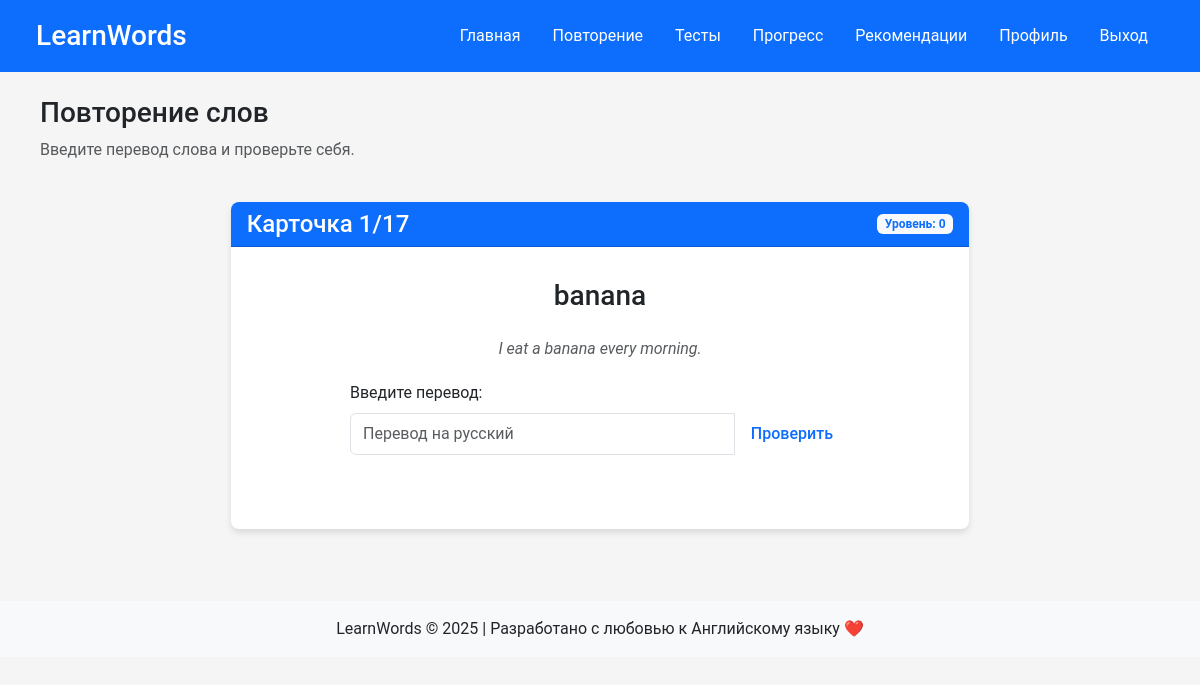
Screenshot of /review (signed in) with the database file from the repository.
### app/models/models.py (models this page shows, shortened)
class Word(db.Model):
    __tablename__ = 'words'
    __table_args__ = {'extend_existing': True}
    id = db.Column(db.Integer, primary_key=True)
    word = db.Column(db.String(100), nullable=False)
    translation = db.Column(db.String(100), nullable=False)
    example = db.Column(db.Text)
    context = db.Column(db.Text)
    created_at = db.Column(db.DateTime, default=datetime.utcnow)
    category_id = db.Column(db.Integer, db.ForeignKey('categories.id'), nullable=True)
    repetitions = db.relationship('Repetition', backref='word', lazy=True, cascade="all, delete-orphan")
    mistakes = db.relationship('Mistake', backref='word', lazy=True, cascade="all, delete-orphan")
    tests = db.relationship('Test', backref='word', lazy=True, cascade="all, delete-orphan")

### app/routes/main_routes.py (the view)
@main_bp.route('/review')
@login_required
def review():
    user_id = session.get('user_id')
    today = datetime.utcnow().date()
    repetitions = Repetition.query.filter(
        Repetition.next_review_date <= today,
        Repetition.user_id == user_id
    ).all()
    if not repetitions:
        return render_template('no_words.html')
    words_data = []
    for rep in repetitions:
        word = Word.query.get(rep.word_id)
        words_data.append({
            'id': word.id,
            'word': word.word,
            'translation': word.translation,
            'example': word.example,
            'context': word.context,
            'level': rep.user_level
        })
    return render_template('review.html', words=words_data)

### app/utils/auth_utils.py (called while the page is built)
def login_required(f):
    @wraps(f)
    def decorated_function(*args, **kwargs):
        if 'user_id' not in session:
            session['next_url'] = request.url
            flash('Пожалуйста, войдите в аккаунт для доступа к этой странице', 'warning')
            return redirect(url_for('auth.login'))
        return f(*args, **kwargs)
    return decorated_function

### app/templates/review.html (shortened to what this page needs)
{% extends "base.html" %}
{% block content %}
<div class="container">
    <div class="row mb-4">
        <div class="col">
            <h1 class="h3">Повторение слов</h1>
            <p class="text-muted">Введите перевод слова и проверьте себя.</p>
        </div>
    </div>
    <div id="flashcards-container">
        {% for word in words %}
        <div class="flashcard-item {% if not loop.first %}d-none{% endif %}" data-word-id="{{ word.id }}">
            <div class="row">
                <div class="col-md-8 mx-auto">
                    <div class="card mb-4">
                        <div class="card-header bg-primary text-white d-flex justify-content-between align-items-center">
                            <h2 class="h4 mb-0">Карточка {{ loop.index }}/{{ words|length }}</h2>
                            <span class="badge bg-light text-primary">Уровень: {{ word.level }}</span>
                        </div>
                        <div class="card-body">
                            <div class="flashcard">
                                <div class="flashcard-front">
                                    <h3 class="text-center mb-4">{{ word.word }}</h3>
                                    {% if word.example %}
                                    <p class="example text-muted">{{ word.example }}</p>
                                    {% endif %}
                                    <div class="translation-input mb-3">
                                        <label for="user-translation-{{ word.id }}" class="form-label">Введите перевод:</label>
                                        <div class="input-group">
                                            <input type="text" class="form-control" id="user-translation-{{ word.id }}" placeholder="Перевод на русский">
                                            <button class="btn btn-outline-primary check-translation-btn" data-correct="{{ word.translation }}">Проверить</button>
                                        </div>
                                    </div>
                                </div>
                            </div>
                        </div>
                    </div>
                </div>
            </div>
        </div>
        {% endfor %}
    </div>
</div>
{% endblock %}

### app/static/css/style.css (style rules this page uses)
body { background-color: #f5f5f5; font-family: 'Roboto', 'Segoe UI', Tahoma, Geneva, Verdana, sans-serif; }
.card { border-radius: 0.5rem; box-shadow: 0 4px 6px rgba(0, 0, 0, 0.1); margin-bottom: 1.5rem; border: none; transition: all 0.2s ease-in-out; }
.card-header { border-radius: 0.5rem 0.5rem 0 0 !important; font-weight: 500; }
.flashcard { min-height: 250px; padding: 1rem; }
.flashcard-front, .flashcard-back { transition: all 0.3s ease-in-out; }
.badge { transition: all 0.3s ease; }
.text-center { text-align: center; }
.mx-auto { margin-left: auto; margin-right: auto; }
.btn { display: inline-block; font-weight: 500; text-align: center; vertical-align: middle; cursor: pointer; border: 1px solid transparent; padding: 0.5rem 1rem; font-size: 16px; line-height: 1.5; border-radius: 0.5rem; transition: all 0.3s ease; text-decoration: none; }
.container { width: 100%; max-width: 1200px; margin: 0 auto; padding: 0 20px; }

### app/templates/review.html (style rules this page uses)
.flashcard { min-height: 250px; }
.example { font-style: italic; margin-bottom: 20px; text-align: center; }
.translation-input { max-width: 500px; margin: 0 auto; }

### rows the page displays
Word: words "17", level "0", word "banana", example "I eat a banana every morning."
